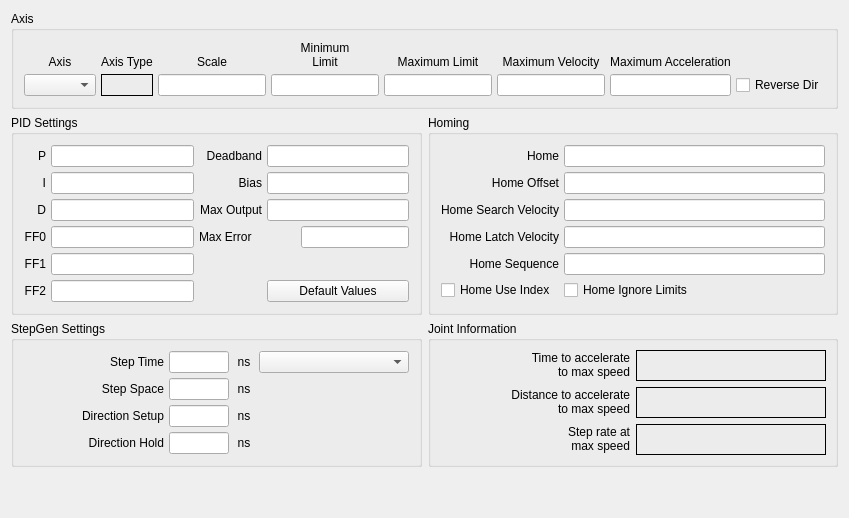
          <widget class="QWidget" name="joint1tab">
           <attribute name="title">
            <string>Joint 1</string>
           </attribute>
           <layout class="QGridLayout" name="gridLayout_10">
            <item row="0" column="0" colspan="2">
             <widget class="QGroupBox" name="jointAxisGroup_1">
              <property name="title">
               <string>Axis</string>
              </property>
              <layout class="QGridLayout" name="gridLayout_8">
               <property name="leftMargin">
                <number>10</number>
               </property>
               <property name="topMargin">
                <number>10</number>
               </property>
               <property name="rightMargin">
                <number>10</number>
               </property>
               <property name="bottomMargin">
                <number>10</number>
               </property>
               <property name="spacing">
                <number>5</number>
               </property>
               <item row="1" column="0">
                <widget class="QComboBox" name="axisCB_1"/>
               </item>
               <item row="0" column="6">
                <widget class="QLabel" name="label_75">
                 <property name="text">
                  <string>Maximum Acceleration</string>
                 </property>
                 <property name="alignment">
                  <set>Qt::AlignBottom|Qt::AlignHCenter</set>
                 </property>
                 <property name="wordWrap">
                  <bool>true</bool>
                 </property>
                </widget>
               </item>
               <item row="0" column="3">
                <widget class="QLabel" name="label_63">
                 <property name="text">
                  <string>&lt;html&gt;&lt;head/&gt;&lt;body&gt;&lt;p&gt;Minimum&lt;br/&gt;Limit&lt;/p&gt;&lt;/body&gt;&lt;/html&gt;</string>
                 </property>
                 <property name="alignment">
                  <set>Qt::AlignBottom|Qt::AlignHCenter</set>
                 </property>
                 <property name="wordWrap">
                  <bool>true</bool>
                 </property>
                </widget>
               </item>
               <item row="0" column="0">
                <widget class="QLabel" name="label_50">
                 <property name="text">
                  <string>Axis</string>
                 </property>
                 <property name="alignment">
                  <set>Qt::AlignBottom|Qt::AlignHCenter</set>
                 </property>
                </widget>
               </item>
               <item row="1" column="3">
                <widget class="QLineEdit" name="minLimit_1">
                 <property name="alignment">
                  <set>Qt::AlignRight|Qt::AlignTrailing|Qt::AlignVCenter</set>
                 </property>
                </widget>
               </item>
               <item row="1" column="4">
                <widget class="QLineEdit" name="maxLimit_1">
                 <property name="alignment">
                  <set>Qt::AlignRight|Qt::AlignTrailing|Qt::AlignVCenter</set>
                 </property>
                </widget>
               </item>
               <item row="0" column="4">
                <widget class="QLabel" name="label_68">
                 <property name="text">
                  <string>Maximum Limit</string>
                 </property>
                 <property name="textFormat">
                  <enum>Qt::AutoText</enum>
                 </property>
                 <property name="alignment">
                  <set>Qt::AlignBottom|Qt::AlignHCenter</set>
                 </property>
                 <property name="wordWrap">
                  <bool>true</bool>
                 </property>
                </widget>
               </item>
               <item row="0" column="5">
                <widget class="QLabel" name="label_74">
                 <property name="text">
                  <string>Maximum Velocity</string>
                 </property>
                 <property name="alignment">
                  <set>Qt::AlignBottom|Qt::AlignHCenter</set>
                 </property>
                 <property name="wordWrap">
                  <bool>true</bool>
                 </property>
                </widget>
               </item>
               <item row="1" column="5">
                <widget class="QLineEdit" name="maxVelocity_1">
                 <property name="alignment">
                  <set>Qt::AlignRight|Qt::AlignTrailing|Qt::AlignVCenter</set>
                 </property>
                </widget>
               </item>
               <item row="0" column="2">
                <widget class="QLabel" name="label_52">
                 <property name="text">
                  <string>Scale</string>
                 </property>
                 <property name="alignment">
                  <set>Qt::AlignBottom|Qt::AlignHCenter</set>
                 </property>
                </widget>
               </item>
               <item row="1" column="6">
                <widget class="QLineEdit" name="maxAccel_1">
                 <property name="alignment">
                  <set>Qt::AlignRight|Qt::AlignTrailing|Qt::AlignVCenter</set>
                 </property>
                </widget>
               </item>
               <item row="0" column="1">
                <widget class="QLabel" name="label_5">
                 <property name="text">
                  <string>Axis Type</string>
                 </property>
                 <property name="alignment">
                  <set>Qt::AlignBottom|Qt::AlignLeading|Qt::AlignLeft</set>
                 </property>
                </widget>
               </item>
               <item row="1" column="1">
                <widget class="QLabel" name="axisType_1">
                 <property name="frameShape">
                  <enum>QFrame::Box</enum>
                 </property>
                 <property name="text">
                  <string/>
                 </property>
                </widget>
               </item>
               <item row="1" column="2">
                <widget class="QLineEdit" name="scale_1"/>
               </item>
               <item row="1" column="7">
                <widget class="QCheckBox" name="reverse_1">
                 <property name="text">
                  <string>Reverse Dir</string>
                 </property>
                </widget>
               </item>
              </layout>
             </widget>
            </item>
            <item row="1" column="0">
             <widget class="QGroupBox" name="groupBox_7">
              <property name="title">
               <string>PID Settings</string>
              </property>
              <layout class="QGridLayout" name="gridLayout_9">
               <property name="leftMargin">
                <number>10</number>
               </property>
               <property name="topMargin">
                <number>10</number>
               </property>
               <property name="rightMargin">
                <number>10</number>
               </property>
               <property name="bottomMargin">
                <number>10</number>
               </property>
               <property name="spacing">
                <number>5</number>
               </property>
               <item row="0" column="0">
                <widget class="QLabel" name="label_224">
                 <property name="text">
                  <string>P</string>
                 </property>
                 <property name="alignment">
                  <set>Qt::AlignRight|Qt::AlignTrailing|Qt::AlignVCenter</set>
                 </property>
                </widget>
               </item>
               <item row="0" column="1">
                <widget class="QLineEdit" name="p_1">
                 <property name="text">
                  <string/>
                 </property>
                 <property name="alignment">
                  <set>Qt::AlignRight|Qt::AlignTrailing|Qt::AlignVCenter</set>
                 </property>
                </widget>
               </item>
               <item row="0" column="2">
                <widget class="QLabel" name="label_225">
                 <property name="text">
                  <string>Deadband</string>
                 </property>
                 <property name="alignment">
                  <set>Qt::AlignRight|Qt::AlignTrailing|Qt::AlignVCenter</set>
                 </property>
                </widget>
               </item>
               <item row="0" column="3">
                <widget class="QLineEdit" name="deadband_1">
                 <property name="text">
                  <string/>
                 </property>
                 <property name="alignment">
                  <set>Qt::AlignRight|Qt::AlignTrailing|Qt::AlignVCenter</set>
                 </property>
                </widget>
               </item>
               <item row="1" column="0">
                <widget class="QLabel" name="label_226">
                 <property name="text">
                  <string>I</string>
                 </property>
                 <property name="alignment">
                  <set>Qt::AlignRight|Qt::AlignTrailing|Qt::AlignVCenter</set>
                 </property>
                </widget>
               </item>
               <item row="1" column="1">
                <widget class="QLineEdit" name="i_1">
                 <property name="text">
                  <string/>
                 </property>
                 <property name="alignment">
                  <set>Qt::AlignRight|Qt::AlignTrailing|Qt::AlignVCenter</set>
                 </property>
                </widget>
               </item>
               <item row="1" column="2">
                <widget class="QLabel" name="label_227">
                 <property name="text">
                  <string>Bias</string>
                 </property>
                 <property name="alignment">
                  <set>Qt::AlignRight|Qt::AlignTrailing|Qt::AlignVCenter</set>
                 </property>
                </widget>
               </item>
               <item row="1" column="3">
                <widget class="QLineEdit" name="bias_1">
                 <property name="text">
                  <string/>
                 </property>
                 <property name="alignment">
                  <set>Qt::AlignRight|Qt::AlignTrailing|Qt::AlignVCenter</set>
                 </property>
                </widget>
               </item>
               <item row="2" column="0">
                <widget class="QLabel" name="label_228">
                 <property name="text">
                  <string>D</string>
                 </property>
                 <property name="alignment">
                  <set>Qt::AlignRight|Qt::AlignTrailing|Qt::AlignVCenter</set>
                 </property>
                </widget>
               </item>
               <item row="2" column="1">
                <widget class="QLineEdit" name="d_1">
                 <property name="text">
                  <string/>
                 </property>
                 <property name="alignment">
                  <set>Qt::AlignRight|Qt::AlignTrailing|Qt::AlignVCenter</set>
                 </property>
                </widget>
               </item>
               <item row="2" column="2">
                <widget class="QLabel" name="label_229">
                 <property name="text">
                  <string>Max Output</string>
                 </property>
                 <property name="alignment">
                  <set>Qt::AlignRight|Qt::AlignTrailing|Qt::AlignVCenter</set>
                 </property>
                </widget>
               </item>
               <item row="2" column="3">
                <widget class="QLineEdit" name="maxOutput_1">
                 <property name="text">
                  <string/>
                 </property>
                 <property name="alignment">
                  <set>Qt::AlignRight|Qt::AlignTrailing|Qt::AlignVCenter</set>
                 </property>
                </widget>
               </item>
               <item row="3" column="0">
                <widget class="QLabel" name="label_230">
                 <property name="text">
                  <string>FF0</string>
                 </property>
                 <property name="alignment">
                  <set>Qt::AlignRight|Qt::AlignTrailing|Qt::AlignVCenter</set>
                 </property>
                </widget>
               </item>
               <item row="3" column="1">
                <widget class="QLineEdit" name="ff0_1">
                 <property name="text">
                  <string/>
                 </property>
                 <property name="alignment">
                  <set>Qt::AlignRight|Qt::AlignTrailing|Qt::AlignVCenter</set>
                 </property>
                </widget>
               </item>
               <item row="4" column="0">
                <widget class="QLabel" name="label_232">
                 <property name="text">
                  <string>FF1</string>
                 </property>
                 <property name="alignment">
                  <set>Qt::AlignRight|Qt::AlignTrailing|Qt::AlignVCenter</set>
                 </property>
                </widget>
               </item>
               <item row="4" column="1">
                <widget class="QLineEdit" name="ff1_1">
                 <property name="text">
                  <string/>
                 </property>
                 <property name="alignment">
                  <set>Qt::AlignRight|Qt::AlignTrailing|Qt::AlignVCenter</set>
                 </property>
                </widget>
               </item>
               <item row="5" column="0">
                <widget class="QLabel" name="label_233">
                 <property name="text">
                  <string>FF2</string>
                 </property>
                 <property name="alignment">
                  <set>Qt::AlignRight|Qt::AlignTrailing|Qt::AlignVCenter</set>
                 </property>
                </widget>
               </item>
               <item row="5" column="1">
                <widget class="QLineEdit" name="ff2_1">
                 <property name="text">
                  <string/>
                 </property>
                 <property name="alignment">
                  <set>Qt::AlignRight|Qt::AlignTrailing|Qt::AlignVCenter</set>
                 </property>
                </widget>
               </item>
               <item row="5" column="3">
                <widget class="QPushButton" name="pidDefault_1">
                 <property name="text">
                  <string>Default Values</string>
                 </property>
                </widget>
               </item>
               <item row="3" column="2">
                <widget class="QLabel" name="label_184">
                 <property name="text">
                  <string>Max Error</string>
                 </property>
                </widget>
               </item>
               <item row="3" column="3" alignment="Qt::AlignRight">
                <widget class="QLineEdit" name="maxError_1"/>
               </item>
              </layout>
             </widget>
            </item>
            <item row="1" column="1">
             <widget class="QGroupBox" name="groupBox_5">
              <property name="title">
               <string>Homing</string>
              </property>
              <layout class="QGridLayout" name="gridLayout_11">
               <property name="leftMargin">
                <number>10</number>
               </property>
               <property name="topMargin">
                <number>10</number>
               </property>
               <property name="rightMargin">
                <number>10</number>
               </property>
               <property name="bottomMargin">
                <number>10</number>
               </property>
               <property name="spacing">
                <number>5</number>
               </property>
               <item row="0" column="1">
                <widget class="QLineEdit" name="home_1">
                 <property name="toolTip">
                  <string>&lt;html&gt;&lt;head/&gt;&lt;body&gt;&lt;p&gt;Home is usually set to 0&lt;/p&gt;&lt;/body&gt;&lt;/html&gt;</string>
                 </property>
                 <property name="alignment">
                  <set>Qt::AlignRight|Qt::AlignTrailing|Qt::AlignVCenter</set>
                 </property>
                </widget>
               </item>
               <item row="0" column="0">
                <widget class="QLabel" name="label_86">
                 <property name="text">
                  <string>Home</string>
                 </property>
                 <property name="alignment">
                  <set>Qt::AlignRight|Qt::AlignTrailing|Qt::AlignVCenter</set>
                 </property>
                </widget>
               </item>
               <item row="1" column="0">
                <widget class="QLabel" name="label_87">
                 <property name="text">
                  <string>Home Offset</string>
                 </property>
                 <property name="alignment">
                  <set>Qt::AlignRight|Qt::AlignTrailing|Qt::AlignVCenter</set>
                 </property>
                </widget>
               </item>
               <item row="1" column="1">
                <widget class="QLineEdit" name="homeOffset_1">
                 <property name="toolTip">
                  <string>&lt;html&gt;&lt;head/&gt;&lt;body&gt;&lt;p&gt;Home Offset can be used to back off of the home switch&lt;/p&gt;&lt;/body&gt;&lt;/html&gt;</string>
                 </property>
                 <property name="alignment">
                  <set>Qt::AlignRight|Qt::AlignTrailing|Qt::AlignVCenter</set>
                 </property>
                </widget>
               </item>
               <item row="2" column="1">
                <widget class="QLineEdit" name="homeSearchVel_1">
                 <property name="toolTip">
                  <string>&lt;html&gt;&lt;head/&gt;&lt;body&gt;&lt;p&gt;Search Velocity is in units per second&lt;/p&gt;&lt;/body&gt;&lt;/html&gt;</string>
                 </property>
                 <property name="alignment">
                  <set>Qt::AlignRight|Qt::AlignTrailing|Qt::AlignVCenter</set>
                 </property>
                </widget>
               </item>
               <item row="2" column="0">
                <widget class="QLabel" name="label_88">
                 <property name="text">
                  <string>Home Search Velocity</string>
                 </property>
                 <property name="alignment">
                  <set>Qt::AlignRight|Qt::AlignTrailing|Qt::AlignVCenter</set>
                 </property>
                </widget>
               </item>
               <item row="3" column="0">
                <widget class="QLabel" name="label_89">
                 <property name="text">
                  <string>Home Latch Velocity</string>
                 </property>
                 <property name="alignment">
                  <set>Qt::AlignRight|Qt::AlignTrailing|Qt::AlignVCenter</set>
                 </property>
                </widget>
               </item>
               <item row="3" column="1">
                <widget class="QLineEdit" name="homeLatchVel_1">
                 <property name="toolTip">
                  <string>&lt;html&gt;&lt;head/&gt;&lt;body&gt;&lt;p&gt;Latch Velocity is in user units per second&lt;br/&gt;usually set slower than Search Velocity&lt;/p&gt;&lt;/body&gt;&lt;/html&gt;</string>
                 </property>
                 <property name="alignment">
                  <set>Qt::AlignRight|Qt::AlignTrailing|Qt::AlignVCenter</set>
                 </property>
                </widget>
               </item>
               <item row="5" column="0">
                <widget class="QCheckBox" name="homeUseIndex_1">
                 <property name="text">
                  <string>Home Use Index</string>
                 </property>
                </widget>
               </item>
               <item row="5" column="1">
                <widget class="QCheckBox" name="homeIgnoreLimits_1">
                 <property name="text">
                  <string>Home Ignore Limits</string>
                 </property>
                </widget>
               </item>
               <item row="4" column="1">
                <widget class="QLineEdit" name="homeSequence_1">
                 <property name="toolTip">
                  <string>&lt;html&gt;&lt;head/&gt;&lt;body&gt;&lt;p&gt;Home sequences start at 0 and do not skip a number.&lt;/p&gt;&lt;p&gt;Multiple joint axis use a negative number.&lt;/p&gt;&lt;p&gt;Leave blank to home the joint manually.&lt;/p&gt;&lt;/body&gt;&lt;/html&gt;</string>
                 </property>
                </widget>
               </item>
               <item row="4" column="0">
                <widget class="QLabel" name="label_39">
                 <property name="text">
                  <string>Home Sequence</string>
                 </property>
                 <property name="alignment">
                  <set>Qt::AlignRight|Qt::AlignTrailing|Qt::AlignVCenter</set>
                 </property>
                </widget>
               </item>
              </layout>
             </widget>
            </item>
            <item row="2" column="0">
             <widget class="QGroupBox" name="groupBox_8">
              <property name="title">
               <string>StepGen Settings</string>
              </property>
              <layout class="QGridLayout" name="gridLayout_12">
               <property name="leftMargin">
                <number>10</number>
               </property>
               <property name="topMargin">
                <number>10</number>
               </property>
               <property name="rightMargin">
                <number>10</number>
               </property>
               <property name="bottomMargin">
                <number>10</number>
               </property>
               <property name="spacing">
                <number>5</number>
               </property>
               <item row="0" column="1">
                <widget class="QLineEdit" name="stepTime_1">
                 <property name="maximumSize">
                  <size>
                   <width>60</width>
                   <height>16777215</height>
                  </size>
                 </property>
                 <property name="inputMask">
                  <string/>
                 </property>
                 <property name="text">
                  <string/>
                 </property>
                 <property name="alignment">
                  <set>Qt::AlignRight|Qt::AlignTrailing|Qt::AlignVCenter</set>
                 </property>
                </widget>
               </item>
               <item row="0" column="0">
                <widget class="QLabel" name="label_103">
                 <property name="text">
                  <string>Step Time</string>
                 </property>
                 <property name="alignment">
                  <set>Qt::AlignRight|Qt::AlignTrailing|Qt::AlignVCenter</set>
                 </property>
                </widget>
               </item>
               <item row="0" column="2">
                <widget class="QLabel" name="label_111">
                 <property name="minimumSize">
                  <size>
                   <width>20</width>
                   <height>0</height>
                  </size>
                 </property>
                 <property name="maximumSize">
                  <size>
                   <width>20</width>
                   <height>16777215</height>
                  </size>
                 </property>
                 <property name="text">
                  <string>ns</string>
                 </property>
                 <property name="alignment">
                  <set>Qt::AlignCenter</set>
                 </property>
                </widget>
               </item>
               <item row="1" column="0">
                <widget class="QLabel" name="label_112">
                 <property name="text">
                  <string>Step Space</string>
                 </property>
                 <property name="alignment">
                  <set>Qt::AlignRight|Qt::AlignTrailing|Qt::AlignVCenter</set>
                 </property>
                </widget>
               </item>
               <item row="1" column="1">
                <widget class="QLineEdit" name="stepSpace_1">
                 <property name="maximumSize">
                  <size>
                   <width>60</width>
                   <height>16777215</height>
                  </size>
                 </property>
                 <property name="text">
                  <string/>
                 </property>
                 <property name="alignment">
                  <set>Qt::AlignRight|Qt::AlignTrailing|Qt::AlignVCenter</set>
                 </property>
                </widget>
               </item>
               <item row="1" column="2">
                <widget class="QLabel" name="label_113">
                 <property name="minimumSize">
                  <size>
                   <width>20</width>
                   <height>0</height>
                  </size>
                 </property>
                 <property name="maximumSize">
                  <size>
                   <width>20</width>
                   <height>16777215</height>
                  </size>
                 </property>
                 <property name="text">
                  <string>ns</string>
                 </property>
                 <property name="alignment">
                  <set>Qt::AlignCenter</set>
                 </property>
                </widget>
               </item>
               <item row="2" column="0">
                <widget class="QLabel" name="label_114">
                 <property name="text">
                  <string>Direction Setup</string>
                 </property>
                 <property name="alignment">
                  <set>Qt::AlignRight|Qt::AlignTrailing|Qt::AlignVCenter</set>
                 </property>
                </widget>
               </item>
               <item row="2" column="1">
                <widget class="QLineEdit" name="dirSetup_1">
                 <property name="maximumSize">
                  <size>
                   <width>60</width>
                   <height>16777215</height>
                  </size>
                 </property>
                 <property name="text">
                  <string/>
                 </property>
                 <property name="alignment">
                  <set>Qt::AlignRight|Qt::AlignTrailing|Qt::AlignVCenter</set>
                 </property>
                </widget>
               </item>
               <item row="2" column="2">
                <widget class="QLabel" name="label_115">
                 <property name="minimumSize">
                  <size>
                   <width>20</width>
                   <height>0</height>
                  </size>
                 </property>
                 <property name="maximumSize">
                  <size>
                   <width>20</width>
                   <height>16777215</height>
                  </size>
                 </property>
                 <property name="text">
                  <string>ns</string>
                 </property>
                 <property name="alignment">
                  <set>Qt::AlignCenter</set>
                 </property>
                </widget>
               </item>
               <item row="3" column="0">
                <widget class="QLabel" name="label_116">
                 <property name="text">
                  <string>Direction Hold</string>
                 </property>
                 <property name="alignment">
                  <set>Qt::AlignRight|Qt::AlignTrailing|Qt::AlignVCenter</set>
                 </property>
                </widget>
               </item>
               <item row="3" column="1">
                <widget class="QLineEdit" name="dirHold_1">
                 <property name="maximumSize">
                  <size>
                   <width>60</width>
                   <height>16777215</height>
                  </size>
                 </property>
                 <property name="text">
                  <string/>
                 </property>
                 <property name="alignment">
                  <set>Qt::AlignRight|Qt::AlignTrailing|Qt::AlignVCenter</set>
                 </property>
                </widget>
               </item>
               <item row="3" column="2">
                <widget class="QLabel" name="label_117">
                 <property name="minimumSize">
                  <size>
                   <width>20</width>
                   <height>0</height>
                  </size>
                 </property>
                 <property name="maximumSize">
                  <size>
                   <width>20</width>
                   <height>16777215</height>
                  </size>
                 </property>
                 <property name="text">
                  <string>ns</string>
                 </property>
                 <property name="alignment">
                  <set>Qt::AlignCenter</set>
                 </property>
                </widget>
               </item>
               <item row="0" column="3">
                <widget class="QComboBox" name="driveCB_1">
                 <property name="minimumSize">
                  <size>
                   <width>150</width>
                   <height>0</height>
                  </size>
                 </property>
                </widget>
               </item>
              </layout>
             </widget>
            </item>
            <item row="2" column="1">
             <widget class="QGroupBox" name="gridGroupBox_3">
              <property name="title">
               <string>Joint Information</string>
              </property>
              <layout class="QGridLayout" name="gridLayout_33">
               <item row="0" column="0" alignment="Qt::AlignRight">
                <widget class="QLabel" name="label_189">
                 <property name="text">
                  <string>&lt;html&gt;&lt;head/&gt;&lt;body&gt;&lt;p align=&quot;right&quot;&gt;Time to accelerate&lt;br/&gt;to max speed&lt;/p&gt;&lt;/body&gt;&lt;/html&gt;</string>
                 </property>
                </widget>
               </item>
               <item row="2" column="0" alignment="Qt::AlignRight">
                <widget class="QLabel" name="label_191">
                 <property name="text">
                  <string>&lt;html&gt;&lt;head/&gt;&lt;body&gt;&lt;p align=&quot;right&quot;&gt;Step rate at&lt;br/&gt;max speed&lt;/p&gt;&lt;/body&gt;&lt;/html&gt;</string>
                 </property>
                </widget>
               </item>
               <item row="1" column="0" alignment="Qt::AlignRight">
                <widget class="QLabel" name="label_190">
                 <property name="text">
                  <string>&lt;html&gt;&lt;head/&gt;&lt;body&gt;&lt;p align=&quot;right&quot;&gt;Distance to accelerate&lt;br/&gt;to max speed&lt;/p&gt;&lt;/body&gt;&lt;/html&gt;</string>
                 </property>
                </widget>
               </item>
               <item row="0" column="1">
                <widget class="QLabel" name="timeJoint_1">
                 <property name="frameShape">
                  <enum>QFrame::Box</enum>
                 </property>
                 <property name="text">
                  <string/>
                 </property>
                </widget>
               </item>
               <item row="1" column="1">
                <widget class="QLabel" name="distanceJoint_1">
                 <property name="frameShape">
                  <enum>QFrame::Box</enum>
                 </property>
                 <property name="text">
                  <string/>
                 </property>
                </widget>
               </item>
               <item row="2" column="1">
                <widget class="QLabel" name="stepRateJoint_1">
                 <property name="frameShape">
                  <enum>QFrame::Box</enum>
                 </property>
                 <property name="text">
                  <string/>
                 </property>
                </widget>
               </item>
              </layout>
             </widget>
            </item>
            <item row="3" column="0">
             <spacer name="verticalSpacer_4">
              <property name="orientation">
               <enum>Qt::Vertical</enum>
              </property>
              <property name="sizeHint" stdset="0">
               <size>
                <width>20</width>
                <height>40</height>
               </size>
              </property>
             </spacer>
            </item>
           </layout>
          </widget>
